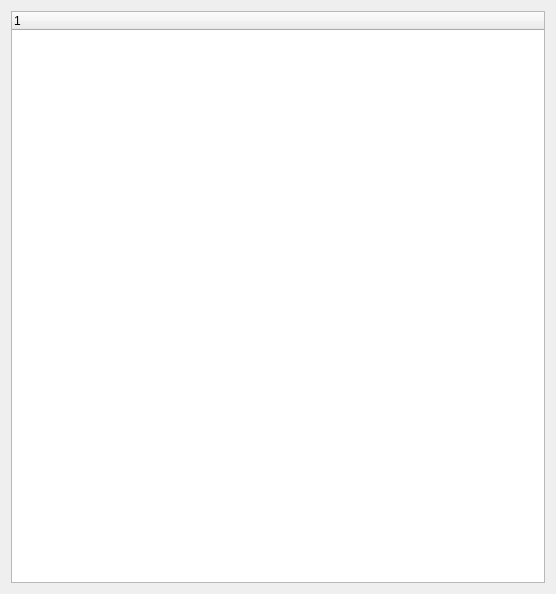
<?xml version="1.0" encoding="UTF-8"?>
<ui version="4.0">
 <class>Form</class>
 <widget class="QWidget" name="Form">
  <property name="geometry">
   <rect>
    <x>0</x>
    <y>0</y>
    <width>556</width>
    <height>594</height>
   </rect>
  </property>
  <property name="windowTitle">
   <string>Form</string>
  </property>
  <layout class="QGridLayout" name="gridLayout">
   <item row="0" column="0">
    <widget class="QTreeWidget" name="uiTreeRegions">
     <column>
      <property name="text">
       <string notr="true">1</string>
      </property>
     </column>
    </widget>
   </item>
  </layout>
 </widget>
 <resources/>
 <connections/>
</ui>
